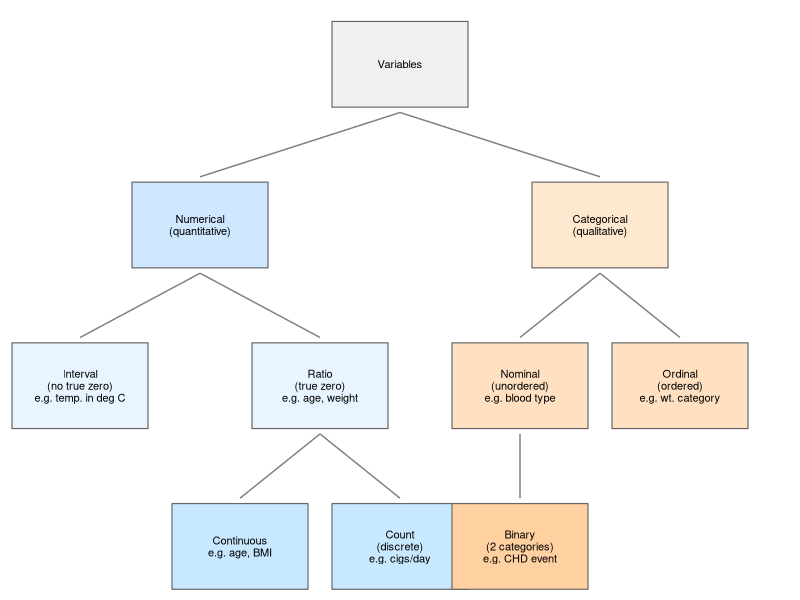

The R source for this figure:
## ---- chunk 1
#| fig-alt: >
#|   Taxonomy of variable types.
#|   Variables divide into Numerical (quantitative)
#|   and Categorical (qualitative).
#|   Numerical variables subdivide into Interval (no true zero) and Ratio
#|   (true zero); Ratio variables further divide into Continuous and Count.
#|   Categorical variables subdivide into Nominal (unordered) and Ordinal
#|   (ordered); Nominal includes Binary as a special case.
nodes <- tibble::tribble(
  ~id,   ~x,    ~y,   ~label,
  "V",    5,    4.5,  "Variables",
  "N",    2.5,  3,    "Numerical\n(quantitative)",
  "C",    7.5,  3,    "Categorical\n(qualitative)",
  "I",    1,    1.5,  "Interval\n(no true zero)\ne.g. temp. in deg C",
  "R",    4,    1.5,  "Ratio\n(true zero)\ne.g. age, weight",
  "CT",   3,    0,    "Continuous\ne.g. age, BMI",
  "CNT",  5,    0,    "Count\n(discrete)\ne.g. cigs/day",
  "NOM",  6.5,  1.5,  "Nominal\n(unordered)\ne.g. blood type",
  "ORD",  8.5,  1.5,  "Ordinal\n(ordered)\ne.g. wt. category",
  "BIN",  6.5,  0,    "Binary\n(2 categories)\ne.g. CHD event"
)
edges <- tibble::tribble(
  ~from, ~to,
  "V",   "N",
  "V",   "C",
  "N",   "I",
  "N",   "R",
  "R",   "CT",
  "R",   "CNT",
  "C",   "NOM",
  "C",   "ORD",
  "NOM", "BIN"
) |>
  dplyr::left_join(
    dplyr::select(nodes, id, x, y),
    by = c("from" = "id")
  ) |>
  dplyr::rename(x_from = x, y_from = y) |>
  dplyr::left_join(
    dplyr::select(nodes, id, x, y),
    by = c("to" = "id")
  ) |>
  dplyr::rename(x_to = x, y_to = y)
fill_colors <- c(
  "V" = "#f0f0f0",
  "N" = "#d0e8ff", "C" = "#ffe8d0",
  "I" = "#e8f4ff", "R" = "#e8f4ff",
  "CT" = "#c8e8ff", "CNT" = "#c8e8ff",
  "NOM" = "#ffe0c0", "ORD" = "#ffe0c0",
  "BIN" = "#ffd0a0"
)
ggplot2::ggplot() +
  ggplot2::aes() +
  ggplot2::geom_segment(
    data = edges,
    ggplot2::aes(
      x = x_from, y = y_from - 0.45,
      xend = x_to, yend = y_to + 0.45
    ),
    color = "grey50"
  ) +
  ggplot2::geom_tile(
    data = nodes,
    ggplot2::aes(x = x, y = y, fill = id),
    width = 1.7, height = 0.8,
    color = "grey40", linewidth = 0.4,
    show.legend = FALSE
  ) +
  ggplot2::geom_text(
    data = nodes,
    ggplot2::aes(x = x, y = y, label = label),
    size = 2.8, lineheight = 0.9
  ) +
  ggplot2::scale_fill_manual(values = fill_colors) +
  ggplot2::scale_y_continuous(
    limits = c(-0.5, 5.1), expand = c(0, 0)
  ) +
  ggplot2::scale_x_continuous(
    limits = c(0, 10), expand = c(0, 0)
  ) +
  ggplot2::theme_void()
